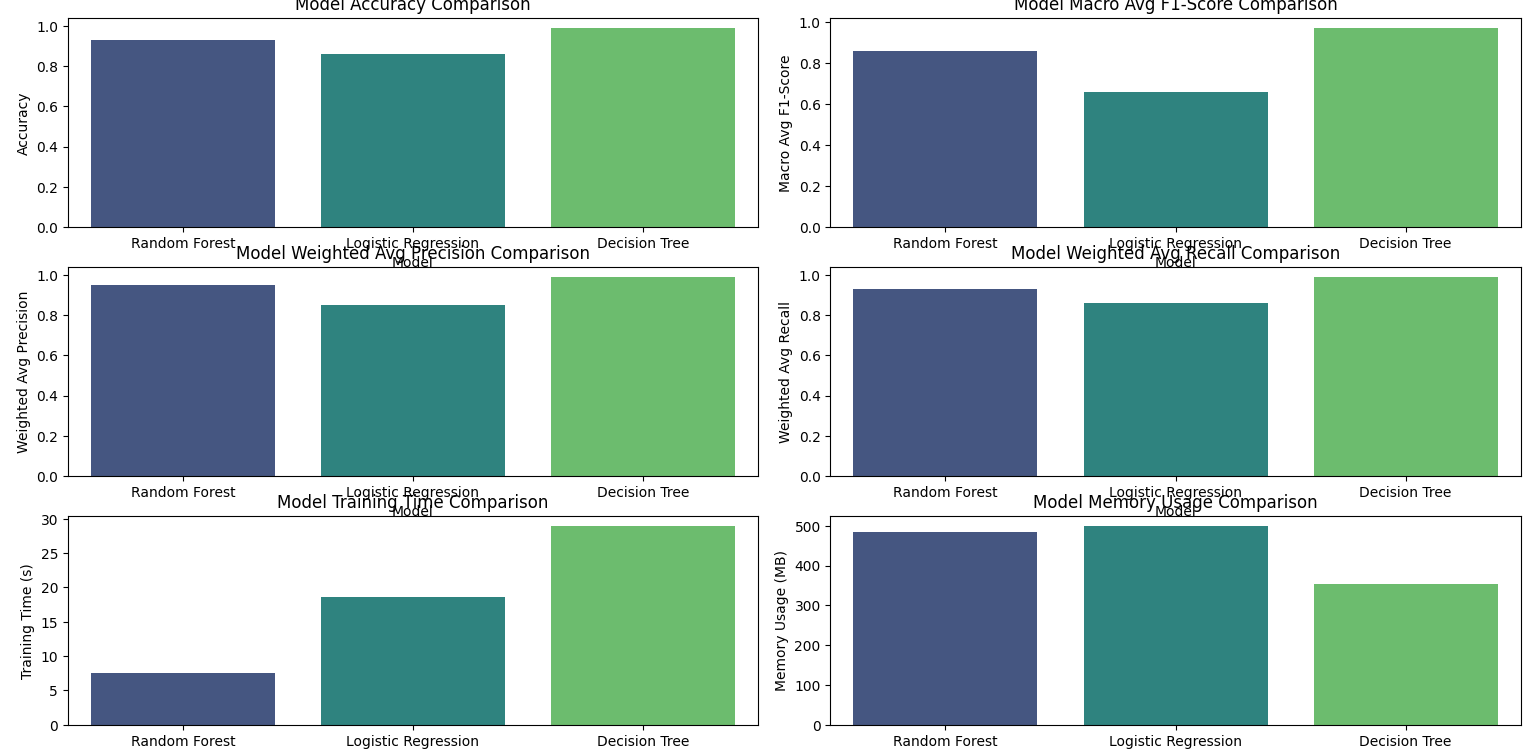

Write the Python code that produced this figure.
#Comparison of Base line Models with Advanced model

import pandas as pd
import numpy as np
import matplotlib.pyplot as plt
import seaborn as sns

# Random Forest results as dictionaries
random_forest_report = {
    "accuracy": 0.93,
    "macro avg": {"precision": 0.83, "recall": 0.90, "f1-score": 0.86},
    "weighted avg": {"precision": 0.95, "recall": 0.93, "f1-score": 0.94},
    "Training Time (s)": 7.56,
    "Memory Usage (MB)": 483.86,
    "Confusion Matrix": np.array([[33208, 2926, 509], [5246, 35767, 1143], [12016, 3800, 298024]])
}

# Logistic Regression results as dictionaries
logistic_regression_report = {
    "accuracy": 0.86,
    "macro avg": {"precision": 0.72, "recall": 0.62, "f1-score": 0.66},
    "weighted avg": {"precision": 0.85, "recall": 0.86, "f1-score": 0.85},
    "Training Time (s)": 18.57,
    "Memory Usage (MB)": 498.82,
    "Confusion Matrix": np.array([[12732, 4742, 19169], [3370, 23731, 15055], [8159, 3714, 301967]])
}

# Decision Tree results as dictionaries
decision_tree_report = {
    "accuracy": 0.99,
    "macro avg": {"precision": 0.96, "recall": 0.97, "f1-score": 0.97},
    "weighted avg": {"precision": 0.99, "recall": 0.99, "f1-score": 0.99},
    "Training Time (s)": 28.91,
    "Memory Usage (MB)": 354.45,
    "Confusion Matrix": np.array([[36279, 213, 151], [487, 41502, 167], [430, 503, 312907]])
}

# Creating a DataFrame for better visualization
data = {
    "Model": ["Random Forest", "Logistic Regression", "Decision Tree"],
    "Accuracy": [random_forest_report["accuracy"], logistic_regression_report["accuracy"], decision_tree_report["accuracy"]],
    "Macro Avg Precision": [random_forest_report["macro avg"]["precision"], logistic_regression_report["macro avg"]["precision"], decision_tree_report["macro avg"]["precision"]],
    "Macro Avg Recall": [random_forest_report["macro avg"]["recall"], logistic_regression_report["macro avg"]["recall"], decision_tree_report["macro avg"]["recall"]],
    "Macro Avg F1-Score": [random_forest_report["macro avg"]["f1-score"], logistic_regression_report["macro avg"]["f1-score"], decision_tree_report["macro avg"]["f1-score"]],
    "Weighted Avg Precision": [random_forest_report["weighted avg"]["precision"], logistic_regression_report["weighted avg"]["precision"], decision_tree_report["weighted avg"]["precision"]],
    "Weighted Avg Recall": [random_forest_report["weighted avg"]["recall"], logistic_regression_report["weighted avg"]["recall"], decision_tree_report["weighted avg"]["recall"]],
    "Weighted Avg F1-Score": [random_forest_report["weighted avg"]["f1-score"], logistic_regression_report["weighted avg"]["f1-score"], decision_tree_report["weighted avg"]["f1-score"]],
    "Training Time (s)": [random_forest_report["Training Time (s)"], logistic_regression_report["Training Time (s)"], decision_tree_report["Training Time (s)"]],
    "Memory Usage (MB)": [random_forest_report["Memory Usage (MB)"], logistic_regression_report["Memory Usage (MB)"], decision_tree_report["Memory Usage (MB)"]],
    "Time per Accuracy (s)": [random_forest_report["Training Time (s)"]/random_forest_report["accuracy"], logistic_regression_report["Training Time (s)"]/logistic_regression_report["accuracy"], decision_tree_report["Training Time (s)"]/decision_tree_report["accuracy"]],
    "Memory per Accuracy (MB)": [random_forest_report["Memory Usage (MB)"]/random_forest_report["accuracy"], logistic_regression_report["Memory Usage (MB)"]/logistic_regression_report["accuracy"], decision_tree_report["Memory Usage (MB)"]/decision_tree_report["accuracy"]]
}

df = pd.DataFrame(data)

# Print the DataFrame to compare
print("Comparison of Model Performance:")
print(df)

# Visualization using matplotlib and seaborn

# Create subplots for each metric category
fig, axes = plt.subplots(3, 2, figsize=(15, 15))

# Accuracy
sns.barplot(x='Model', y='Accuracy', data=df, ax=axes[0, 0], palette="viridis")
axes[0, 0].set_title('Model Accuracy Comparison')

# Macro Avg F1-Score
sns.barplot(x='Model', y='Macro Avg F1-Score', data=df, ax=axes[0, 1], palette="viridis")
axes[0, 1].set_title('Model Macro Avg F1-Score Comparison')

# Weighted Avg Precision
sns.barplot(x='Model', y='Weighted Avg Precision', data=df, ax=axes[1, 0], palette="viridis")
axes[1, 0].set_title('Model Weighted Avg Precision Comparison')

# Weighted Avg Recall
sns.barplot(x='Model', y='Weighted Avg Recall', data=df, ax=axes[1, 1], palette="viridis")
axes[1, 1].set_title('Model Weighted Avg Recall Comparison')

# Training Time
sns.barplot(x='Model', y='Training Time (s)', data=df, ax=axes[2, 0], palette="viridis")
axes[2, 0].set_title('Model Training Time Comparison')

# Memory Usage
sns.barplot(x='Model', y='Memory Usage (MB)', data=df, ax=axes[2, 1], palette="viridis")
axes[2, 1].set_title('Model Memory Usage Comparison')

plt.tight_layout()
plt.show()

# Confusion Matrix Heatmaps
fig, ax = plt.subplots(1, 3, figsize=(18, 6))

sns.heatmap(random_forest_report["Confusion Matrix"], annot=True, fmt='d', cmap='Blues', ax=ax[0])
ax[0].set_title('Random Forest Confusion Matrix')

sns.heatmap(logistic_regression_report["Confusion Matrix"], annot=True, fmt='d', cmap='Blues', ax=ax[1])
ax[1].set_title('Logistic Regression Confusion Matrix')

sns.heatmap(decision_tree_report["Confusion Matrix"], annot=True, fmt='d', cmap='Blues', ax=ax[2])
ax[2].set_title('Decision Tree Confusion Matrix')

plt.tight_layout()
plt.show()

# Additional Comparison of Time and Memory per Accuracy
fig, axes = plt.subplots(1, 2, figsize=(14, 6))

sns.barplot(x='Model', y='Time per Accuracy (s)', data=df, ax=axes[0], palette="viridis")
axes[0].set_title('Time per Accuracy Comparison')

sns.barplot(x='Model', y='Memory per Accuracy (MB)', data=df, ax=axes[1], palette="viridis")
axes[1].set_title('Memory per Accuracy Comparison')

plt.tight_layout()
plt.show()
